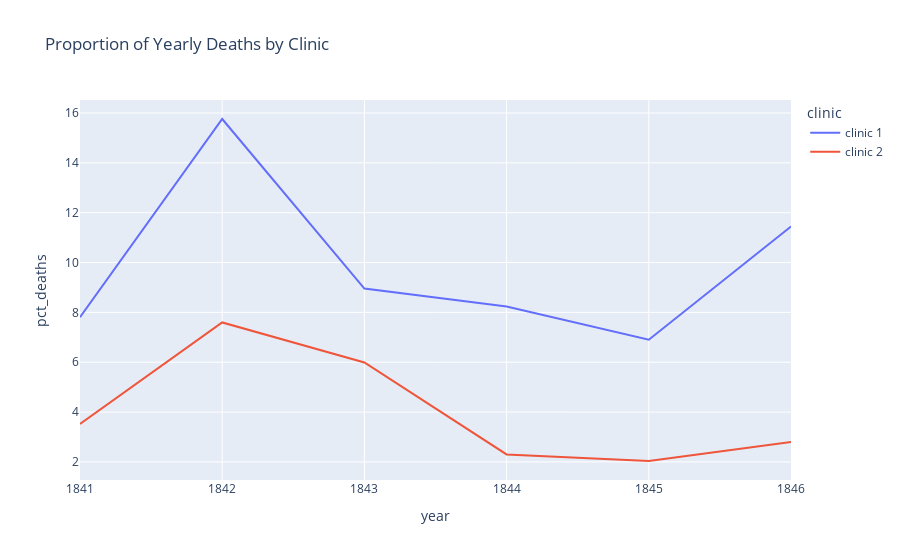

Here is the notebook cell this chart was saved with:
### Markdown cell above
### Plotting the Proportion of Yearly Deaths by Clinic

### Code cell
line = px.line(
    df_yearly,
    x='year',
    y='pct_deaths',
    color='clinic',
    title='Proportion of Yearly Deaths by Clinic',
)

line.show()

### Figure 1 — Plotly figure (JSON) as saved in the notebook; plotly's stock layout.template omitted (floating-point values rounded to 4 significant figures)
{"data": [{"hovertemplate": "clinic=clinic 1<br>year=%{x}<br>pct_deaths=%{y}<extra></extra>", "legendgroup": "clinic 1", "line": {"color": "#636efa", "dash": "solid"}, "marker": {"symbol": "circle"}, "mode": "lines", "name": "clinic 1", "orientation": "v", "showlegend": true, "type": "scatter", "x": [1841, 1842, 1843, 1844, 1845, 1846], "xaxis": "x", "y": [7.806, 15.76, 8.954, 8.236, 6.901, 11.45], "yaxis": "y"}, {"hovertemplate": "clinic=clinic 2<br>year=%{x}<br>pct_deaths=%{y}<extra></extra>", "legendgroup": "clinic 2", "line": {"color": "#EF553B", "dash": "solid"}, "marker": {"symbol": "circle"}, "mode": "lines", "name": "clinic 2", "orientation": "v", "showlegend": true, "type": "scatter", "x": [1841, 1842, 1843, 1844, 1845, 1846], "xaxis": "x", "y": [3.522, 7.597, 5.988, 2.3, 2.036, 2.797], "yaxis": "y"}], "layout": {"legend": {"title": {"text": "clinic"}, "tracegroupgap": 0}, "title": {"text": "Proportion of Yearly Deaths by Clinic"}, "xaxis": {"anchor": "y", "domain": [0, 1], "title": {"text": "year"}}, "yaxis": {"anchor": "x", "domain": [0, 1], "title": {"text": "pct_deaths"}}}}
